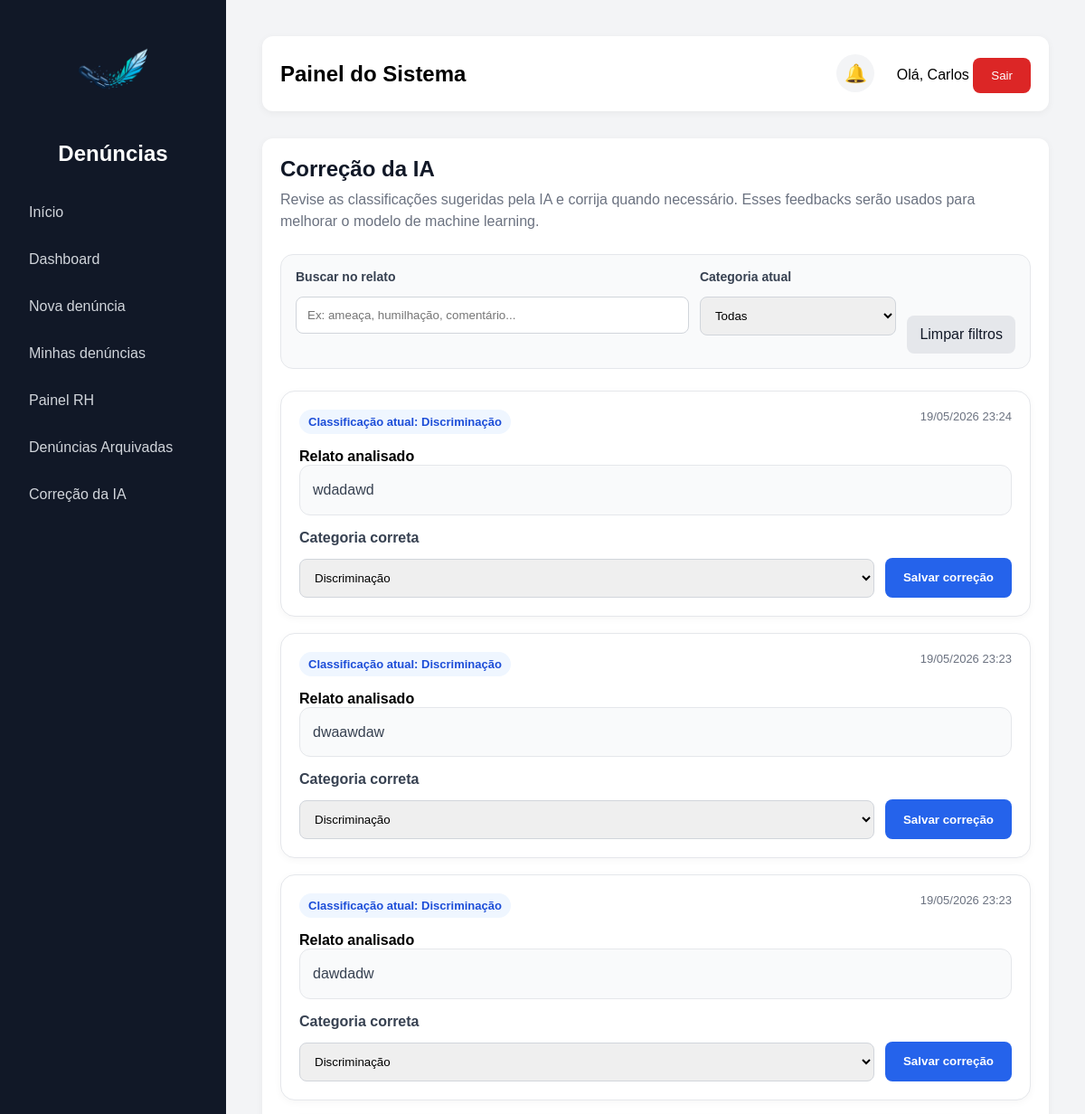
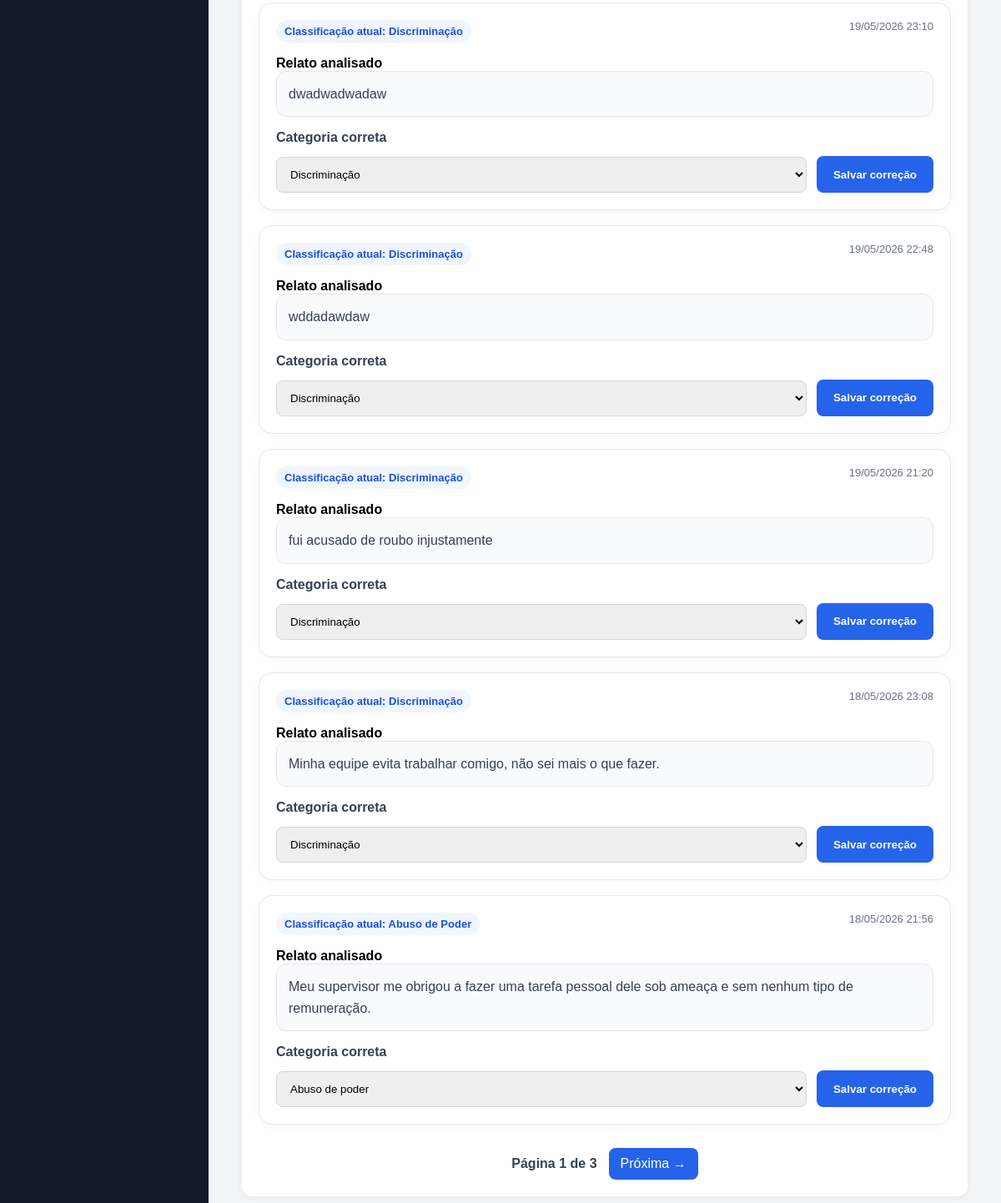
Before: /feedback-ia/ (signed in) with the older database file (2 pictures, top to bottom).
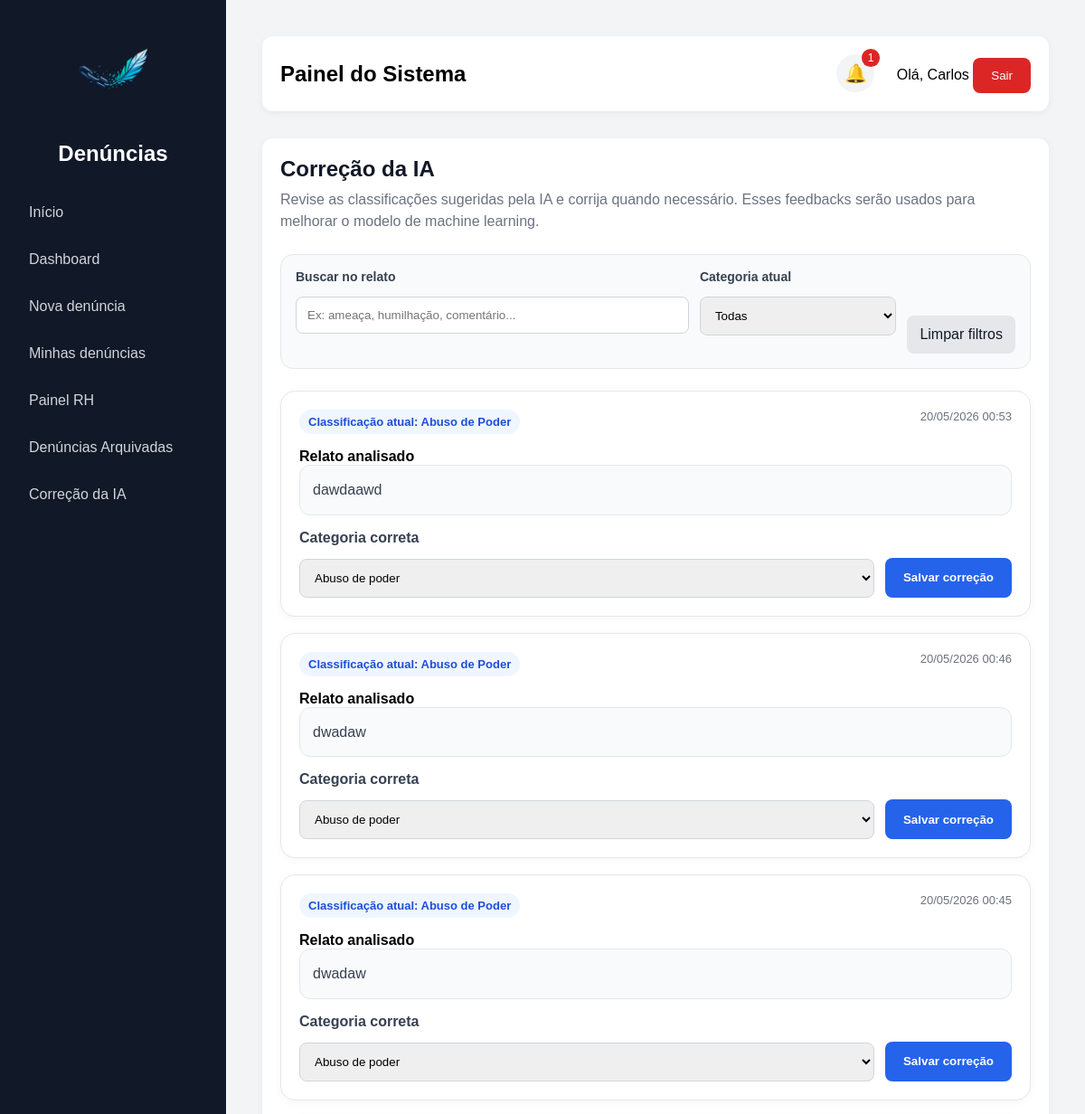
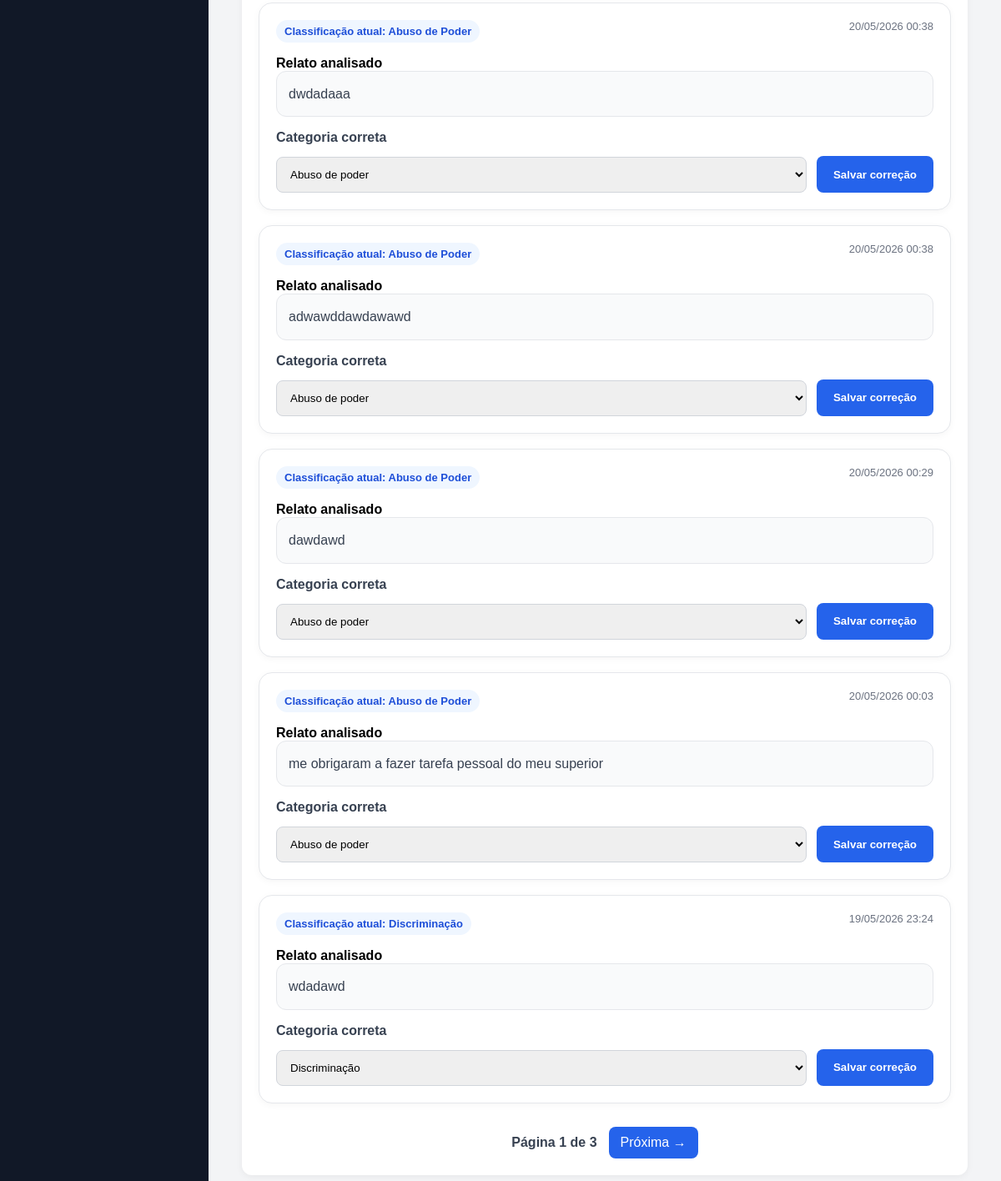
After: the same page with the newer database file (2 pictures, top to bottom).
### denuncias/models.py (models this page shows, shortened)
class Denuncia(models.Model):
    TIPOS = [
    ('moral', 'Assédio Moral'),
    ('sexual', 'Assédio Sexual'),
    ('abuso', 'Abuso de Poder'),
    ('discriminacao', 'Discriminação'),
    ('ameaca', 'Ameaça'),
    ('violencia', 'Violência'),
    ('outros', 'Outros'),
    ]
    STATUS = [
        ("recebida", "Recebida"),
        ("analise", "Em análise"),
        ("resolvida", "Resolvida"),
    ]
    GRAVIDADES = [
    ('baixa', 'Baixa'),
    ('media', 'Média'),
    ('alta', 'Alta'),
    ('critica', 'Crítica'),
]
    usuario = models.ForeignKey(User, on_delete=models.SET_NULL, null=True, blank=True)
    descricao = models.TextField()
    tipo = models.CharField(max_length=20, choices=TIPOS)
    anonima = models.BooleanField(default=False)
    status = models.CharField(max_length=20, choices=STATUS, default="recebida")
    gravidade = models.CharField(
    max_length=20,
    choices=GRAVIDADES,
    default='baixa'
)
    urgente = models.BooleanField(default=False)
    prioridade_ia = models.IntegerField(default=1)
    resumo_ia = models.TextField(blank=True, null=True)
    data_criacao = models.DateTimeField(auto_now_add=True)
    arquivada = models.BooleanField(default=False)
    data_arquivamento = models.DateTimeField(null=True, blank=True)
    resposta_rh = models.TextField(blank=True, null=True)
    setor = models.ForeignKey(Setor, on_delete=models.SET_NULL, null=True, blank=True)
    exibir_setor = models.BooleanField(default=True)
    link_anexo = models.URLField(blank=True, null=True)

### denuncias/views.py (the view, shortened to what this page needs)
# urls.py: path('feedback-ia/', feedback_ia, name='feedback_ia'),
@login_required
def feedback_ia(request):
    eh_rh = request.user.groups.filter(name='RH').exists()
    eh_admin = request.user.groups.filter(name='Administrador').exists()
    eh_superuser = request.user.is_superuser
    if not (eh_rh or eh_admin or eh_superuser):
        return redirect('home')
    busca = request.GET.get('busca', '')
    tipo = request.GET.get('tipo', '')
    pagina = request.GET.get('page')
    denuncias = Denuncia.objects.all().order_by('-data_criacao')
    if busca:
        denuncias = denuncias.filter(descricao__icontains=busca)
    if tipo:
        denuncias = denuncias.filter(tipo=tipo)
    paginator = Paginator(denuncias, 8)
    denuncias_paginadas = paginator.get_page(pagina)
    return render(request, 'denuncias/feedback_ia.html', {
        'denuncias': denuncias_paginadas,
        'busca': busca,
        'tipo_filtro': tipo,
    })

### denuncias/context_processors.py (called while the page is built, shortened)
def grupos_usuario(request):
    notificacoes = Notificacao.objects.filter(
        usuario=request.user
    ).order_by('-data_criacao')[:5]
    total_nao_lidas = Notificacao.objects.filter(
        usuario=request.user,
        lida=False
    ).count()
    return {
        'ui_rh': request.user.groups.filter(name='RH').exists(),
        'ui_admin': request.user.groups.filter(name='Administrador').exists() or request.user.is_superuser,
        'notificacoes': notificacoes,
        'total_nao_lidas': total_nao_lidas,
    }

### denuncias/templates/denuncias/feedback_ia.html (shortened to what this page needs)
{% extends 'base.html' %}
{% block content %}
<div class="feedback-header">
    <h2>Correção da IA</h2>
    <p>
        Revise as classificações sugeridas pela IA e corrija quando necessário.
        Esses feedbacks serão usados para melhorar o modelo de machine learning.
    </p>
</div>
<form method="get" class="feedback-filtros">
    <div>
        <label>Buscar no relato</label>
        <input type="text"
               name="busca"
               value="{{ busca }}"
               placeholder="Ex: ameaça, humilhação, comentário...">
    </div>
    <div>
        <label>Categoria atual</label>
        <select name="tipo">
            <option value="">Todas</option>
        </select>
    </div>
   <div class="feedback-acoes">
    <a href="/feedback-ia/" class="btn-limpar">
        Limpar filtros
    </a>
</div>
</form>
<div class="feedback-list">
    {% for d in denuncias %}
        <div class="feedback-card">
            <div class="feedback-top">
                <div>
                    <span class="badge-tipo">
                        Classificação atual:
                        {{ d.get_tipo_display }}
                    </span>
                </div>
                <div class="feedback-data">
                    {{ d.data_criacao|date:"d/m/Y H:i" }}
                </div>
            </div>
            <strong>Relato analisado</strong>
            <div class="relato-box">
                {{ d.descricao }}
            </div>
            <form method="post" class="feedback-form">
                <div>
                    <label>
                        Categoria correta
                    </label>
                    <select name="tipo_correto" required>
                        <option value="abuso"
                            {% if d.tipo == 'abuso' %}selected{% endif %}>
                            Abuso de poder
                        </option>
                        <option value="discriminacao"
                            {% if d.tipo == 'discriminacao' %}selected{% endif %}>
                            Discriminação
                        </option>
                    </select>
                </div>
                <button type="submit"
                        class="btn-salvar-correcao">
                    Salvar correção
                </button>
            </form>
        </div>
    {% empty %}
        <div class="empty-feedback">
            Nenhuma denúncia encontrada para revisão.
        </div>
    {% endfor %}
</div>
<div class="feedback-paginacao">
    <span>
        Página {{ denuncias.number }}
        de
        {{ denuncias.paginator.num_pages }}
    </span>
    {% if denuncias.has_next %}
        <a href="?page={{ denuncias.next_page_number }}&busca={{ busca }}&tipo={{ tipo_filtro }}">
            Próxima →
        </a>
    {% endif %}
</div>
{% endblock %}

### denuncias/templates/base.html (shortened to what this page needs)
<!DOCTYPE html>
<html lang="pt-br">
<head>
</head>
<body>
    <aside>
        <div class="logo-box">
            <img src="/static/img/logo.png" alt="Logo do sistema" class="logo-sistema">
            <h2>Denúncias</h2>
        </div>
        <a href="/">Início</a>
        {% if user.is_authenticated %}
            <a href="/dashboard/">Dashboard</a>
            <a href="/denuncia/">Nova denúncia</a>
            <a href="/minhas-denuncias/">Minhas denúncias</a>
            {% if ui_rh or ui_admin %}
                <a href="/painel-rh/">Painel RH</a>
                <a href="/denuncias-arquivadas/">Denúncias Arquivadas</a>
                <a href="/feedback-ia/">Correção da IA</a>
            {% endif %}
        {% else %}
            <a href="/login/">Entrar</a>
        {% endif %}
    </aside>
    <main>
        <div class="topbar">
            <div>
                <h2>Painel do Sistema</h2>
            </div>
            <div>
                {% if user.is_authenticated %}
                    <div class="notification-wrapper">
                        <button type="button" class="notification-bell" onclick="toggleNotifications()">
                            🔔
                            {% if total_nao_lidas > 0 %}
                                <span class="notification-count">
                                    {{ total_nao_lidas }}
                                </span>
                            {% endif %}
                        </button>
                    </div>
                    <span>Olá, {{ user.username }}</span>
                    <form method="post" action="/logout/" style="display:inline;">
                        <button class="logout-btn" type="submit">Sair</button>
                    </form>
                {% endif %}
            </div>
        </div>
        <div class="card">
            {% block content %}
            {% endblock %}
        </div>
    </main>
</body>
</html>

Changed rows visible on the page:
no longer on this page (row unchanged): Denuncia: tipo "Discriminação", data_criacao "19/05/2026 23:23", descricao "dwaawdaw", tipo_correto "Discriminação"
no longer on this page (row unchanged): Denuncia: tipo "Discriminação", data_criacao "19/05/2026 23:23", descricao "dawdadw", tipo_correto "Discriminação"
no longer on this page (row unchanged): Denuncia: tipo "Discriminação", data_criacao "19/05/2026 23:10", descricao "dwadwadwadaw", tipo_correto "Discriminação"
no longer on this page (row unchanged): Denuncia: tipo "Discriminação", data_criacao "19/05/2026 22:48", descricao "wddadawdaw", tipo_correto "Discriminação"
no longer on this page (row unchanged): Denuncia: tipo "Discriminação", data_criacao "19/05/2026 21:20", descricao "fui acusado de roubo injustamente", tipo_correto "Discriminação"
no longer on this page (row unchanged): Denuncia: tipo "Discriminação", data_criacao "18/05/2026 23:08", descricao "Minha equipe evita trabalhar comigo, não sei mais o que fazer.", tipo_correto "Discriminação"
no longer on this page (row unchanged): Denuncia: tipo "Abuso de Poder", data_criacao "18/05/2026 21:56", descricao "Meu supervisor me obrigou a fazer uma tarefa pessoal dele sob ameaça e sem nenhum tipo de remuneração.", tipo_correto "Abuso de poder"
added Denuncia: tipo "Abuso de Poder", data_criacao "20/05/2026 00:53", descricao "dawdaawd", tipo_correto "Abuso de poder"
added Denuncia: tipo "Abuso de Poder", data_criacao "20/05/2026 00:46", descricao "dwadaw", tipo_correto "Abuso de poder"
added Denuncia: tipo "Abuso de Poder", data_criacao "20/05/2026 00:45", descricao "dwadaw", tipo_correto "Abuso de poder"
added Denuncia: tipo "Abuso de Poder", data_criacao "20/05/2026 00:38", descricao "dwdadaaa", tipo_correto "Abuso de poder"
added Denuncia: tipo "Abuso de Poder", data_criacao "20/05/2026 00:38", descricao "adwawddawdawawd", tipo_correto "Abuso de poder"
added Denuncia: tipo "Abuso de Poder", data_criacao "20/05/2026 00:29", descricao "dawdawd", tipo_correto "Abuso de poder"
added Denuncia: tipo "Abuso de Poder", data_criacao "20/05/2026 00:03", descricao "me obrigaram a fazer tarefa pessoal do meu superior", tipo_correto "Abuso de poder"
Other visible differences:
{{ total_nao_lidas }}: (not shown) → "1"
